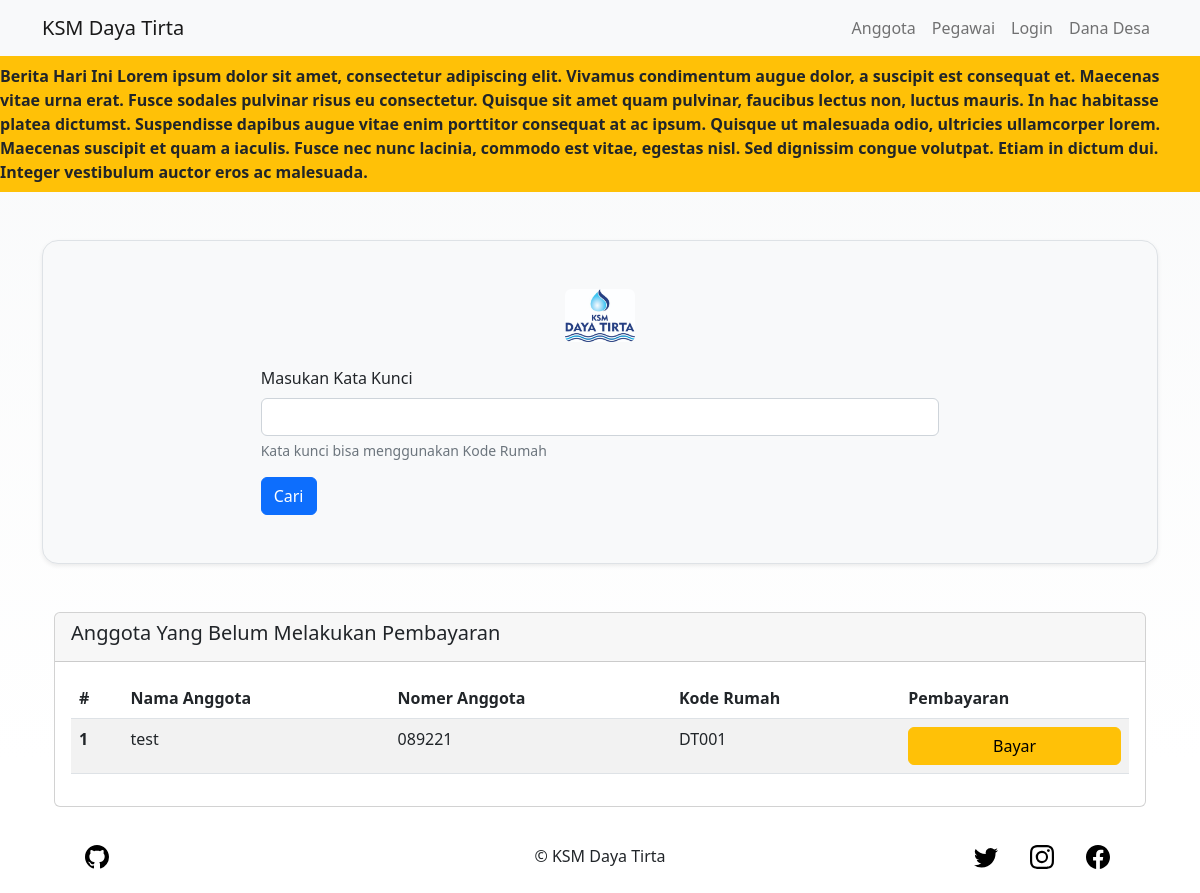
Page /pegawai/pembayaran.php on the committed database.
### tables this page shows
CREATE TABLE `informasi` (
  `id_informasi` int(11) NOT NULL,
  `isi_informasi` text NOT NULL,
  `status` tinyint(1) NOT NULL
);

CREATE TABLE `anggota` (
  `id_anggota` int(11) NOT NULL,
  `kode_rumah` varchar(5) NOT NULL,
  `nama_anggota` varchar(30) NOT NULL,
  `nomer_anggota` varchar(13) NOT NULL,
  `rt` varchar(3) NOT NULL,
  `jenis_kelamin` enum('lk','pr') NOT NULL,
  `meteran_bulanlalu` varchar(15) NOT NULL,
  `meteran_terakhir` varchar(15) NOT NULL,
  `bulan` int(11) NOT NULL
);

### pegawai/pembayaran.php (the view, shortened to what this page needs)
<?php
include '../koneksi.php';
$bulan = date("m");
$queryselectinformasi = "SELECT * FROM informasi WHERE status = 1";
$execinformasi = mysqli_query($conn, $queryselectinformasi);
$datainformasi = mysqli_fetch_all($execinformasi, MYSQLI_ASSOC);
if (isset($_GET['keyword'])) {
    $keyword = $_GET['keyword'];
    $querycarianggota = "SELECT * FROM anggota LEFT JOIN pembayaran ON pembayaran.kode_rumah = anggota.kode_rumah WHERE anggota.nama_anggota = '$keyword' OR anggota.kode_rumah = '$keyword' OR anggota.nomer_anggota = '$keyword'";
    $execcarianggota = mysqli_query($conn, $querycarianggota);
    $data = mysqli_fetch_all($execcarianggota, MYSQLI_ASSOC);
} else {
    $querycarianggota = "SELECT * FROM anggota WHERE anggota.bulan != $bulan";
    $execcarianggota = mysqli_query($conn, $querycarianggota);
    $data = mysqli_fetch_all($execcarianggota, MYSQLI_ASSOC);
}
?>
<!doctype html>
<html lang="en">
<head>
    <link href="https://cdn.jsdelivr.net/npm/bootstrap@5.2.0-beta1/dist/css/bootstrap.min.css" rel="stylesheet">
</head>
<body>
    <nav class="navbar sticky-top navbar-expand-sm bg-light">
        <div class="container">
            <a class="navbar-brand" href="../">KSM Daya Tirta</a>
            <div class="collapse navbar-collapse justify-content-end" id="navbarNav">
                <ul class="navbar-nav">
                    <li class="nav-item">
                        <a class="nav-link" href="../anggota">Anggota</a>
                    </li>
                    <li class="nav-item">
                        <a class="nav-link" href="../pegawai">Pegawai</a>
                    </li>
                    <?php if (isset($_SESSION['login'])) : ?>
                        <li class="nav-item dropdown">
                            <a class="nav-link dropdown-toggle" href="#" role="button" data-bs-toggle="dropdown" aria-expanded="false">
                                <?= (isset($_SESSION['nama'])) ? $_SESSION['nama'] : 'Fitur Pegawai' ?>
                            </a>
                            <ul class="dropdown-menu">
                                <li><a class="dropdown-item" href="../pegawai?logout">Logout</a></li>
                                <li><a class="dropdown-item" href="pembayaran.php">Pembayaran PDAM</a></li>
                                <li><a class="dropdown-item" href="../pegawai/dataanggota.php">Data Anggota</a></li>
                                <li><a class="dropdown-item" href="../pegawai/pembayaran.php?laporan">Laporan Pembayaran</a></li>
                                <li><a class="dropdown-item" href="../pegawai/informasi.php">Informasi Sistem</a></li>
                            </ul>
                        </li>
                    <?php else : ?>
                        <li class="nav-item">
                            <a class="nav-link" href="../pegawai?login=show">Login</a>
                        </li>
                    <?php endif ?>
                    <li class="nav-item">
                        <a class="nav-link" href="danadesa.php">Dana Desa</a>
                    </li>
                </ul>
            </div>
        </div>
    </nav>
    <div class="col-12 bg-warning fw-bold py-2">
        <marquee>Berita Hari Ini <?= $datainformasi[0]['isi_informasi'] ?></marquee>
    </div>
    <div class="container-sm mx-auto">
        <?php if (!isset($_GET['pembayaran']) && !isset($_GET['laporan'])) { ?>
            <div class="col-12 mt-5">
                <div class="h-100 p-5 bg-light border rounded-4 shadow-sm">
                    <div class="text-center mb-4">
                        <img src="../assets/logo.jpeg" width="70px" class="rounded" alt="LOGO KSM">
                    </div>
                    <form method="GET" action="" class="mx-auto col-8" autocomplete="off">
                        <div class="mb-3">
                            <label for="keyword" class="form-label">Masukan Kata Kunci</label>
                            <input required type="text" name="keyword" class="form-control" id="keyword" aria-describedby="keyword">
                            <div id="keyword" class="form-text">Kata kunci bisa menggunakan Kode Rumah</div>
                        </div>
                        <input type="submit" class="btn btn-primary" name="keysearch" value="Cari">
                    </form>
                </div>
            </div>
            <div class="container-sm mx-auto">
                <div class="card mt-5">
                    <div class="card-header">
                        <h5 class="d-inline-block">Anggota Yang Belum Melakukan Pembayaran</h5>
                    </div>
                    <div class="card-body h-25">
                        <div class="table-responsive">
                            <table class="table table-striped" style="overflow-y:scroll;">
                                <thead>
                                    <tr>
                                        <th scope=" col">#</th>
                                        <th scope="col">Nama Anggota</th>
                                        <th scope="col">Nomer Anggota</th>
                                        <th scope="col">Kode Rumah</th>
                                        <th scope="col">Pembayaran</th>
                                    </tr>
                                </thead>
                                <tbody>
                                    <?php if (count($data) > 0) { ?>
                                        <?php foreach ($data as $a) : ?>
                                            <tr>
                                                <th scope=" row">1</th>
                                                <td><?= $a['nama_anggota'] ?></td>
                                                <td><?= $a['nomer_anggota'] ?></td>
                                                <td><?= $a['kode_rumah'] ?></td>
                                                <td>
                                                    <?php if (isset($data[0]['id_pembayaran'])) { ?>
                                                        <a class="btn btn-info col-12" href="?cek=<?= $a['kode_rumah'] ?>">Cek</a>
                                                    <?php } else { ?>
                                                        <a class="btn btn-warning col-12" href="?pembayaran=<?= $a['kode_rumah'] ?>">Bayar</a>
                                                    <?php } ?>
                                                </td>
                                            </tr>
                                        <?php endforeach; ?>
                                    <?php } ?>
                                </tbody>
                            </table>
                        </div>
                    </div>
                </div>
            </div>
        <?php } ?>
        <div class="container">
            <div class="sticky-bottom">
                <footer class="d-flex flex-wrap justify-content-center align-items-center p-4 m-1">
                    <div class="col-12 col-md-4 mt-2 mt-md-2 d-flex justify-content-center justify-content-md-start align-items-center">
                        <a href="https://github.com/ArRahmaan17/" class="text-muted text-decoration-none">
                            <svg class="bi" width="30" height="24">
                                <use xlink:href="#github" />
                            </svg>
                        </a>
                    </div>
                    <div class="text-center col-md-4 col-sm-12 mt-2 mt-md-2">
                        &#169; KSM Daya Tirta
                    </div>
                    <ul class="nav col-12 col-md-4 mt-2 mt-md-2 justify-content-center justify-content-md-end list-unstyled d-flex">
                        <li class="ms-3">
                            <a class="mx-2 mb-md-0 text-muted" href="#">
                                <svg class="bi" width="24" height="24">
                                    <use xlink:href="#twitter" />
                                </svg>
                            </a>
                        </li>
                        <li class="ms-3">
                            <a class="mx-2 mb-md-0 text-muted" href="#"><svg class="bi" width="24" height="24">
                                    <use xlink:href="#instagram" />
                                </svg>
                            </a>
                        </li>
                        <li class="ms-3">
                            <a class="mx-2 mb-md-0 text-muted" href="#"><svg class="bi" width="24" height="24">
                                    <use xlink:href="#facebook" />
                                </svg>
                            </a>
                        </li>
                    </ul>
                </footer>
            </div>
        </div>
    </div>
</body>
</html>

### pegawai/pembayaran.php (style rules this page uses)
body { height: 95vh; background-image: linear-gradient(#F8F9FA, #fff); background-size: auto; background-repeat: no-repeat; }

### rows in the picture
informasi: isi_informasi "Lorem ipsum dolor sit amet, consectetur adipiscing elit. Vivamus condimentum augue dolor, a suscipit est consequat et. Maecenas vitae urna erat. Fusce sodales pulvinar risus eu consectetur. Quisque sit amet quam pulvinar, faucibus lectus non, luctus mauris. In hac habitasse platea dictumst. Suspendisse dapibus augue vitae enim porttitor consequat at ac ipsum. Quisque ut malesuada odio, ultricies ullamcorper lorem. Maecenas suscipit et quam a iaculis. Fusce nec nunc lacinia, commodo est vitae, egestas nisl. Sed dignissim congue volutpat. Etiam in dictum dui. Integer vestibulum auctor eros ac malesuada."
anggota: nama_anggota "test", nomer_anggota "089221", kode_rumah "DT001"
